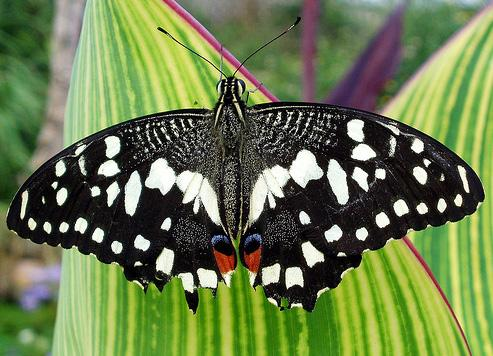
#> input picture LyndaOpenCv Exercises and Assignments/Chap2/butterfly.jpg, 493 x 356 px
$ python PixelManipulation.py
#> lines starting #> are read from the running program, lines starting #| are printed output that depends on the picture
import numpy as np
from cv2 import cv2

###### Writing image ######
img = cv2.imread('butterfly.jpg',1)
#> img is the input picture: shape (356, 493, 3); mean B, G, R 77.2, 123.6, 107
gray = cv2.cvtColor(img,cv2.COLOR_BGR2GRAY)
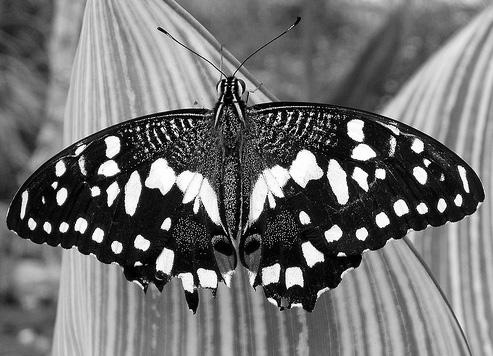
#> gray: shape (356, 493); min 0, max 255, mean 113.3

cv2.imwrite('butterfly_grap.jpg',gray)


##### Adding channel to loaded image ######
#Avoid using cv2.split as it's computationaly comples use below
b=img[:,:,0]
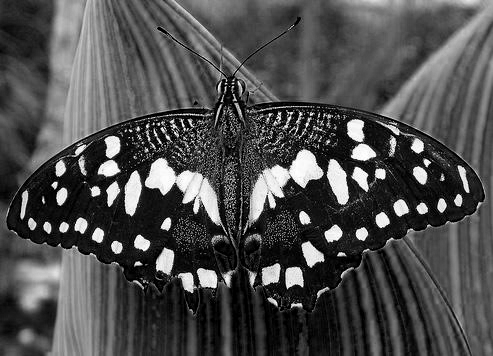
#> b: shape (356, 493); min 0, max 255, mean 77.2
g=img[:,:,1]
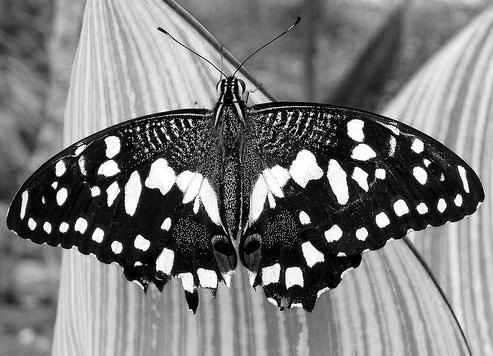
#> g: shape (356, 493); min 0, max 255, mean 123.6
r=img[:,:,2]
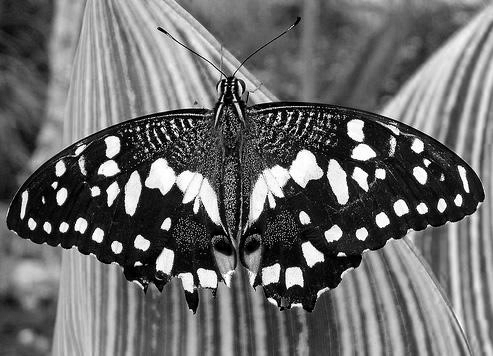
#> r: shape (356, 493); min 0, max 255, mean 107

rgba=cv2.merge((r,g,b,r)) #for apha channel use any other channel, r'll make non red parts transparent
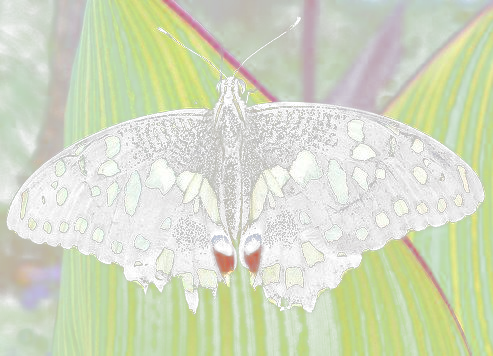
#> rgba: shape (356, 493, 4); mean R, G, B, A 107, 123.6, 77.2, 107; transparent parts drawn white
cv2.imwrite('rgba1.png',rgba) #for img with aplha channel use png as jpg supports 3 channel only , so it'll ignore 4th channel

###Alpha note
'''
In aplhpa channel from 0 -255, thw whites act as avisible portion and
the black act as a transparent part from which the background is visible behind image.

Similary, if we specify a given channel as aplha it remains visible while other channels get
transparentted out'''

$ run again, with LyndaOpenCv Exercises and Assignments/Chap2/Burano.jpg copied over LyndaOpenCv Exercises and Assignments/Chap2/butterfly.jpg
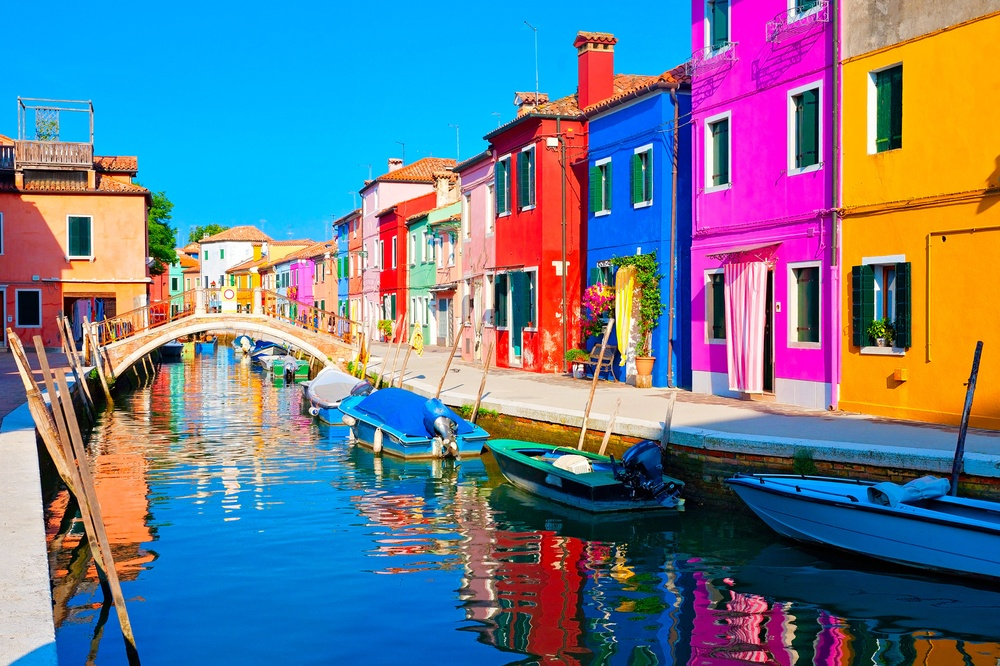
#> input picture LyndaOpenCv Exercises and Assignments/Chap2/Burano.jpg, 1000 x 666 px, shrunk from 1688 x 1125 before the run
#> img is the input picture: shape (666, 1000, 3); mean B, G, R 140.9, 122, 108.5
#> `r=img[:,:,2]`:
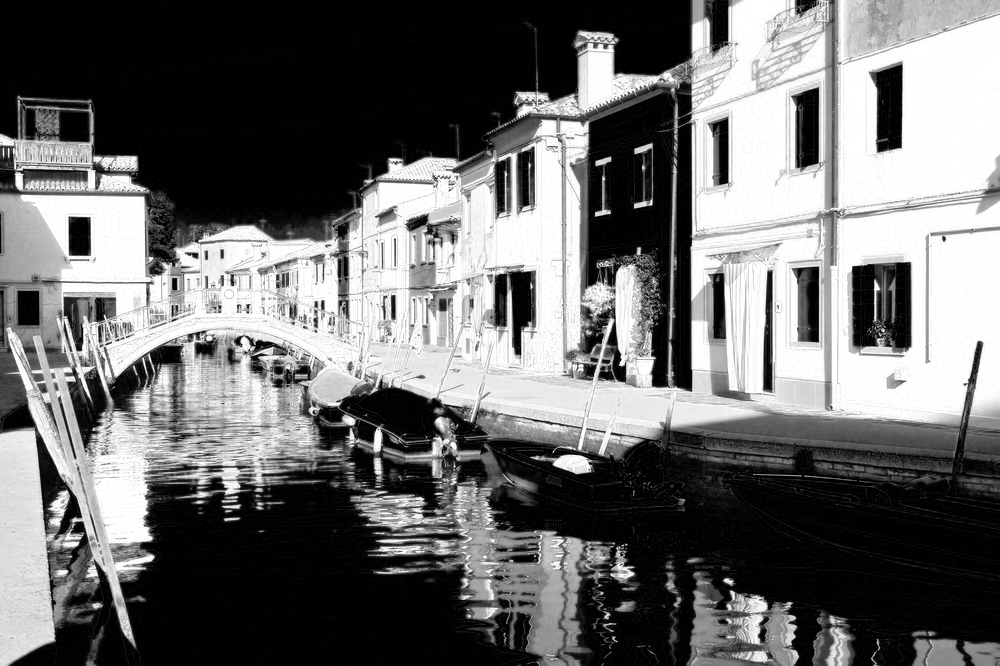
#> r: shape (666, 1000); min 0, max 255, mean 108.5
#> `rgba=cv2.merge((r,g,b,r)) #for apha channel use any other channel, r'l..`:
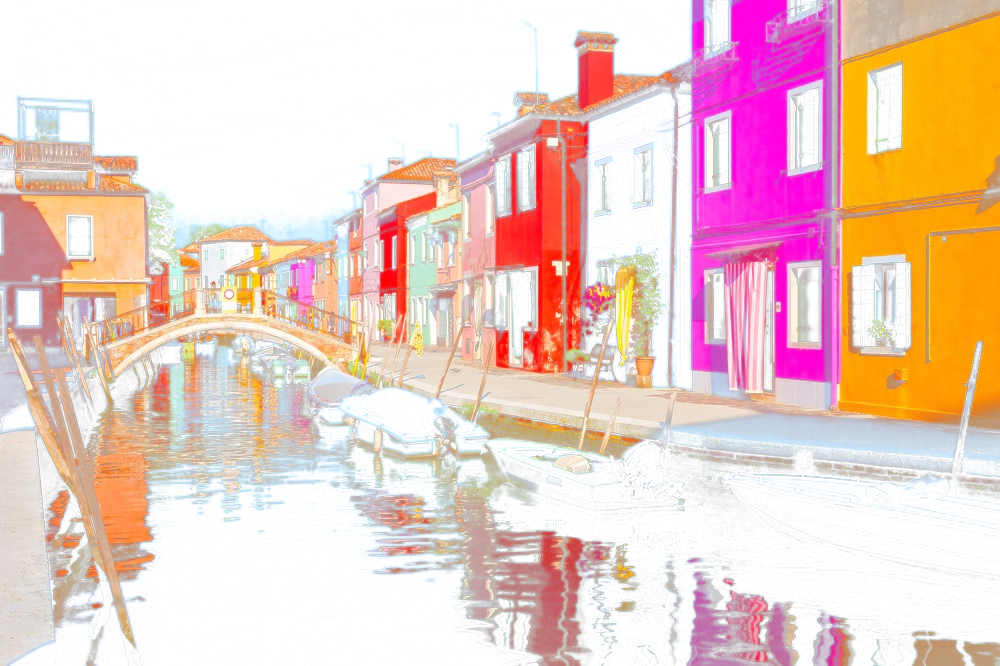
#> rgba: shape (666, 1000, 4); mean R, G, B, A 108.5, 122, 140.9, 108.5; transparent parts drawn white

$ run again, with LyndaOpenCv Exercises and Assignments/Chap2/HappyFish.jpg copied over LyndaOpenCv Exercises and Assignments/Chap2/butterfly.jpg
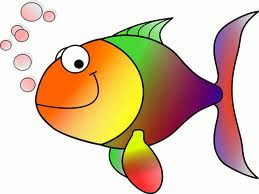
#> input picture LyndaOpenCv Exercises and Assignments/Chap2/HappyFish.jpg, 259 x 194 px
#> img is the input picture: shape (194, 259, 3); mean B, G, R 170.8, 196.4, 219.3
#> `r=img[:,:,2]`:
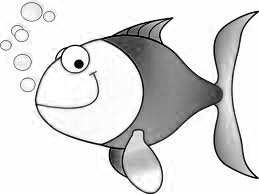
#> r: shape (194, 259); min 0, max 255, mean 219.3
#> `rgba=cv2.merge((r,g,b,r)) #for apha channel use any other channel, r'l..`:
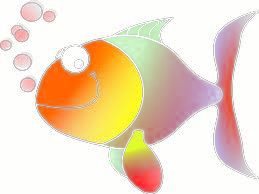
#> rgba: shape (194, 259, 4); mean R, G, B, A 219.3, 196.4, 170.8, 219.3; transparent parts drawn white
